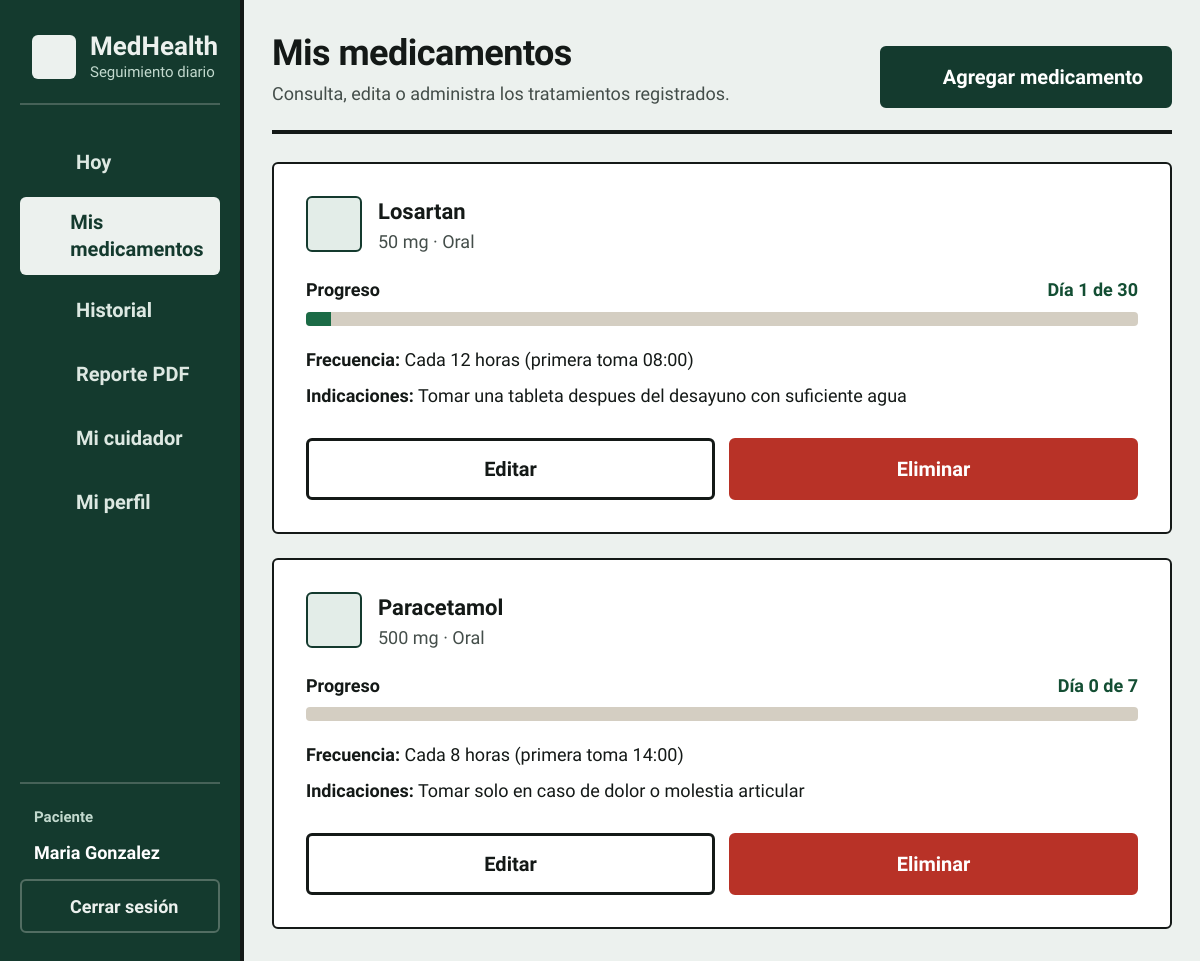
/views/medicamentos.php (signed in), run on the app's committed database.
### tables this page shows
CREATE TABLE IF NOT EXISTS medicamentos (
    id_medicamento INT UNSIGNED AUTO_INCREMENT PRIMARY KEY,
    id_receta INT UNSIGNED NOT NULL,
    nombre VARCHAR(150) NOT NULL,
    dosis VARCHAR(100) NOT NULL,
    frecuencia_horas INT NOT NULL,
    duracion_dias INT NOT NULL,
    hora_inicio TIME NOT NULL,
    via_administracion VARCHAR(50) NOT NULL,
    indicaciones TEXT NULL,
    CONSTRAINT fk_medicamentos_receta
        FOREIGN KEY (id_receta) REFERENCES recetas(id_receta)
        ON DELETE CASCADE ON UPDATE CASCADE
);

CREATE TABLE IF NOT EXISTS pacientes (
    id_paciente INT UNSIGNED AUTO_INCREMENT PRIMARY KEY,
    id_usuario INT UNSIGNED NOT NULL UNIQUE,
    nombre VARCHAR(100) NOT NULL,
    apellido_paterno VARCHAR(100) NOT NULL,
    apellido_materno VARCHAR(100) NULL,
    telefono VARCHAR(20) NULL,
    CONSTRAINT fk_pacientes_usuario
        FOREIGN KEY (id_usuario) REFERENCES usuarios(id_usuario)
        ON DELETE CASCADE ON UPDATE CASCADE
);

### includes/auth.php (called while the page is built, shortened)
<?php
include_once __DIR__ . '/../models/Paciente.php';
include_once __DIR__ . '/icons.php';
function obtenerPacienteActual(PDO $db): ?array {
    $paciente = new Paciente($db);
    $paciente->id_usuario = $_SESSION['id_usuario'];
    $stmt = $paciente->leerPorUsuario();
    $row = $stmt->fetch(PDO::FETCH_ASSOC);
    return $row ? $row : null;
}
function obtenerIdPacienteActual(PDO $db): int {
    $row = obtenerPacienteActual($db);
    return $row ? (int) $row['id_paciente'] : 0;
}
function obtenerNombreUsuarioActual(?PDO $db = null): string {
    if (!empty($_SESSION['nombre_usuario'])) {
        return (string) $_SESSION['nombre_usuario'];
    }
    return !empty($_SESSION['correo']) ? (string) $_SESSION['correo'] : 'Usuario';
}
?>

### models/Paciente.php (called while the page is built, shortened)
<?php
class Paciente {
    private $conn;
    private $table_name = "pacientes";
    public $id_usuario;
    public function __construct($db) {
        $this->conn = $db;
    }
    public function leerPorUsuario() {
        $query = "SELECT p.*, u.correo
                  FROM " . $this->table_name . " p
                  JOIN usuarios u ON p.id_usuario = u.id_usuario
                  WHERE p.id_usuario = ?
                  LIMIT 0,1";
        $stmt = $this->conn->prepare($query);
        $stmt->bindParam(1, $this->id_usuario);
        $stmt->execute();
        return $stmt;
    }
}
?>

### models/Medicamento.php (called while the page is built, shortened)
<?php
class Medicamento {
    private $conn;
    private $table_name = "medicamentos";
    public function __construct($db) {
        $this->conn = $db;
    }
    public function leerPorPaciente($id_paciente) {
        $query = "SELECT m.* FROM " . $this->table_name . " m
                  JOIN recetas r ON m.id_receta = r.id_receta
                  WHERE r.id_paciente = ?";
        $stmt = $this->conn->prepare($query);
        $stmt->bindParam(1, $id_paciente);
        $stmt->execute();
        return $stmt;
    }
}
?>

### models/HistorialToma.php (called while the page is built, shortened)
<?php
class HistorialToma {
    private $conn;
    private $table_name = "historial_tomas";
    public function __construct($db) {
        $this->conn = $db;
    }
    public function contarDiasTomadosPorPaciente(int $id_paciente): array {
        $query = "SELECT h.id_medicamento, COUNT(DISTINCT DATE(h.fecha_hora)) AS dias_tomados
                  FROM " . $this->table_name . " h
                  JOIN medicamentos m ON h.id_medicamento = m.id_medicamento
                  JOIN recetas r ON m.id_receta = r.id_receta
                  WHERE r.id_paciente = :id_paciente
                    AND h.estado = 'tomado'
                  GROUP BY h.id_medicamento";
        $stmt = $this->conn->prepare($query);
        $stmt->bindParam(":id_paciente", $id_paciente, PDO::PARAM_INT);
        $stmt->execute();
        $conteos = [];
        while ($row = $stmt->fetch(PDO::FETCH_ASSOC)) {
            $conteos[(int) $row['id_medicamento']] = (int) $row['dias_tomados'];
        }
        return $conteos;
    }
}
?>

### views/medicamentos.php (the view, shortened to what this page needs)
<?php
include_once __DIR__ . '/../includes/auth.php';
include_once __DIR__ . '/../models/Medicamento.php';
include_once __DIR__ . '/../models/HistorialToma.php';
$database = new Database();
$db = $database->getConnection();
$id_paciente = obtenerIdPacienteActual($db);
$medicamentoModel = new Medicamento($db);
$stmt_meds = $medicamentoModel->leerPorPaciente($id_paciente);
$num_meds = $stmt_meds->rowCount();
$historialModel = new HistorialToma($db);
$diasTomadosMap = ($id_paciente > 0) ? $historialModel->contarDiasTomadosPorPaciente($id_paciente) : [];
$activePage = 'medicamentos';
?>
<!DOCTYPE html>
<html lang="es">
<head>
    <link rel="stylesheet" href="../assets/css/medhealth.css">
</head>
<body>
    <?php include __DIR__ . '/../includes/navbar.php'; ?>
    <header class="page-header">
        <div class="page-header-text">
            <h1>Mis medicamentos</h1>
            <p class="cuerpo text-muted">Consulta, edita o administra los tratamientos registrados.</p>
        </div>
        <a href="agregar_medicamento.php" class="btn btn-primario">
            <?php echo medhealthIcon('plus', 24); ?>
            <span>Agregar medicamento</span>
        </a>
    </header>
    <?php if ($num_meds > 0): ?>
        <section class="meds-grid-2" aria-label="Listado de medicamentos">
            <?php while ($med = $stmt_meds->fetch(PDO::FETCH_ASSOC)): ?>
                <?php
                    $idMed = (int) $med['id_medicamento'];
                    $duracionDias = max(1, (int) $med['duracion_dias']);
                    $diasTomados = min($diasTomadosMap[$idMed] ?? 0, $duracionDias);
                    $porcentaje = min(100, (int) round(($diasTomados / $duracionDias) * 100));
                    $horaInicio = substr((string) ($med['hora_inicio'] ?? ''), 0, 5);
                ?>
                <article class="tarjeta med-catalog-card">
                    <div class="med-catalog-head">
                        <span class="icon-circle icon-circle-64">
                            <?php echo medhealthIcon('pill', 30); ?>
                        </span>
                        <div>
                            <h2 class="cuerpo-grande-bold"><?php echo htmlspecialchars($med['nombre']); ?></h2>
                            <p class="cuerpo text-muted">
                                <?php echo htmlspecialchars($med['dosis'] . ' · ' . $med['via_administracion']); ?>
                            </p>
                        </div>
                    </div>
                    <div class="progreso-bloque">
                        <div style="display: flex; justify-content: space-between; align-items: center; gap: 12px;">
                            <span class="cuerpo-bold">Progreso</span>
                            <span class="cuerpo-bold" style="color: var(--acento-700);">
                                Día <?php echo $diasTomados; ?> de <?php echo $duracionDias; ?>
                            </span>
                        </div>
                        <div class="progreso-pista" role="progressbar" aria-valuenow="<?php echo $porcentaje; ?>" aria-valuemin="0" aria-valuemax="100" aria-label="Avance de tratamiento">
                            <div class="progreso-avance" style="width: <?php echo $porcentaje; ?>%;"></div>
                        </div>
                    </div>
                    <div style="display: flex; flex-direction: column; gap: 8px;">
                        <p class="cuerpo">
                            <strong>Frecuencia:</strong> Cada <?php echo (int) $med['frecuencia_horas']; ?> horas
                            <?php if ($horaInicio !== ''): ?>
                                (primera toma <?php echo htmlspecialchars($horaInicio); ?>)
                            <?php endif; ?>
                        </p>
                        <p class="cuerpo">
                            <strong>Indicaciones:</strong> <?php echo htmlspecialchars($med['indicaciones']); ?>
                        </p>
                    </div>
                    <div class="form-actions-row">
                        <a href="editar_medicamento.php?id=<?php echo $idMed; ?>" class="btn btn-secundario">Editar</a>
                        <button type="button"
                                class="btn btn-peligro js-open-delete"
                                data-med-id="<?php echo $idMed; ?>"
                                data-med-name="<?php echo htmlspecialchars(htmlspecialchars_decode((string) $med['nombre'], ENT_QUOTES), ENT_QUOTES, 'UTF-8'); ?>">
                            Eliminar
                        </button>
                    </div>
                </article>
            <?php endwhile; ?>
        </section>
    <?php endif; ?>
    <?php include __DIR__ . '/../includes/footer.php'; ?>
</body>
</html>

### includes/navbar.php
<?php
$activePage = $activePage ?? '';
$nombreUsuarioSidebar = obtenerNombreUsuarioActual($db ?? null);
$menuItems = [
    ['id' => 'hoy', 'label' => 'Hoy', 'href' => 'dashboard.php', 'icon' => 'home'],
    ['id' => 'medicamentos', 'label' => 'Mis medicamentos', 'href' => 'medicamentos.php', 'icon' => 'pill'],
    ['id' => 'historial', 'label' => 'Historial', 'href' => 'historial.php', 'icon' => 'clock'],
    ['id' => 'reporte', 'label' => 'Reporte PDF', 'href' => 'reporte.php', 'icon' => 'file-text'],
    ['id' => 'cuidador', 'label' => 'Mi cuidador', 'href' => 'perfil_cuidador.php', 'icon' => 'heart'],
    ['id' => 'perfil', 'label' => 'Mi perfil', 'href' => 'perfil.php', 'icon' => 'user'],
];
?>
<div class="app-shell">
    <aside class="sidebar" aria-label="Menú principal">
        <div class="sidebar-top">
            <a href="dashboard.php" class="sidebar-logo">
                <span class="sidebar-logo-badge">
                    <?php echo medhealthIcon('pill', 26); ?>
                </span>
                <span>
                    MedHealth
                    <small>Seguimiento diario</small>
                </span>
            </a>
            <nav class="sidebar-nav">
                <?php foreach ($menuItems as $item): ?>
                    <?php $isActive = ($activePage === $item['id']); ?>
                    <a href="<?php echo $item['href']; ?>"
                       class="sidebar-item<?php echo $isActive ? ' active' : ''; ?>"
                       <?php echo $isActive ? 'aria-current="page"' : ''; ?>>
                        <?php echo medhealthIcon($item['icon'], 26); ?>
                        <span><?php echo htmlspecialchars($item['label']); ?></span>
                    </a>
                <?php endforeach; ?>
            </nav>
        </div>
        <div class="sidebar-footer">
            <span class="sidebar-user-label">Paciente</span>
            <div class="sidebar-user">
                <?php echo htmlspecialchars($nombreUsuarioSidebar); ?>
            </div>
            <a href="../controllers/logout.php" class="sidebar-logout">
                <?php echo medhealthIcon('log-out', 22); ?>
                <span>Cerrar sesión</span>
            </a>
        </div>
    </aside>
    <main class="app-main">

### includes/icons.php
<?php
function medhealthIcon(string $name, int $size = 24, string $class = ''): string {
    $paths = [
        'pill' => '<path d="m10.5 20.5 10-10a4.95 4.95 0 1 0-7-7l-10 10a4.95 4.95 0 1 0 7 7Z"/><path d="m8.5 8.5 7 7"/>',
        'home' => '<path d="m3 9 9-7 9 7v11a2 2 0 0 1-2 2H5a2 2 0 0 1-2-2z"/><polyline points="9 22 9 12 15 12 15 22"/>',
        'clock' => '<circle cx="12" cy="12" r="10"/><polyline points="12 6 12 12 16 14"/>',
        'file-text' => '<path d="M14.5 2H6a2 2 0 0 0-2 2v16a2 2 0 0 0 2 2h12a2 2 0 0 0 2-2V7.5L14.5 2z"/><polyline points="14 2 14 8 20 8"/><line x1="16" x2="8" y1="13" y2="13"/><line x1="16" x2="8" y1="17" y2="17"/><line x1="10" x2="8" y1="9" y2="9"/>',
        'heart' => '<path d="M19 14c1.49-1.46 3-3.21 3-5.5A5.5 5.5 0 0 0 16.5 3c-1.76 0-3 .5-4.5 2-1.5-1.5-2.74-2-4.5-2A5.5 5.5 0 0 0 2 8.5c0 2.3 1.5 4.05 3 5.5l7 7Z"/>',
        'user' => '<path d="M19 21v-2a4 4 0 0 0-4-4H9a4 4 0 0 0-4 4v2"/><circle cx="12" cy="7" r="4"/>',
        'plus' => '<path d="M5 12h14"/><path d="M12 5v14"/>',
        'alert-triangle' => '<path d="m21.73 18-8-14a2 2 0 0 0-3.48 0l-8 14A2 2 0 0 0 4 21h16a2 2 0 0 0 1.73-3Z"/><line x1="12" x2="12" y1="9" y2="13"/><line x1="12" x2="12.01" y1="17" y2="17"/>',
        'check' => '<polyline points="20 6 9 17 4 12"/>',
        'x' => '<path d="M18 6 6 18"/><path d="m6 6 12 12"/>',
        'chevron-left' => '<path d="m15 18-6-6 6-6"/>',
        'chevron-right' => '<path d="m9 18 6-6-6-6"/>',
        'chevron-down' => '<path d="m6 9 6 6 6-6"/>',
        'search' => '<circle cx="11" cy="11" r="8"/><path d="m21 21-4.3-4.3"/>',
        'phone' => '<path d="M22 16.92v3a2 2 0 0 1-2.18 2 19.79 19.79 0 0 1-8.63-3.07 19.5 19.5 0 0 1-6-6 19.79 19.79 0 0 1-3.07-8.67A2 2 0 0 1 4.11 2h3a2 2 0 0 1 2 1.72 12.84 12.84 0 0 0 .7 2.81 2 2 0 0 1-.45 2.11L8.09 9.91a16 16 0 0 0 6 6l1.27-1.27a2 2 0 0 1 2.11-.45 12.84 12.84 0 0 0 2.81.7A2 2 0 0 1 22 16.92z"/>',
        'lock' => '<rect width="18" height="11" x="3" y="11" rx="2" ry="2"/><path d="M7 11V7a5 5 0 0 1 10 0v4"/>',
        'mail' => '<rect width="20" height="16" x="2" y="4" rx="2"/><path d="m22 7-8.97 5.7a1.94 1.94 0 0 1-2.06 0L2 7"/>',
        'log-out' => '<path d="M9 21H5a2 2 0 0 1-2-2V5a2 2 0 0 1 2-2h4"/><polyline points="16 17 21 12 16 7"/><line x1="21" x2="9" y1="12" y2="12"/>'
    ];
    $inner = $paths[$name] ?? '';
    $classAttr = $class !== '' ? ' class="' . htmlspecialchars($class) . '"' : '';
    return '<svg xmlns="http://www.w3.org/2000/svg" width="' . (int) $size . '" height="' . (int) $size . '" viewBox="0 0 24 24" fill="none" stroke="currentColor" stroke-width="2" stroke-linecap="round" stroke-linejoin="round" aria-hidden="true"' . $classAttr . '>' . $inner . '</svg>';
}
?>

### includes/footer.php (shortened to what this page needs)
    </main>
</div>

### data on the page
medicamentos: nombre "Losartan", dosis+via_administracion "50 mg · Oral", duracion_dias "30", $porcentaje 3 (drawn), frecuencia_horas "12", hora_inicio "08:00", indicaciones "Tomar una tableta despues del desayuno con suficiente agua"
pacientes: id_paciente "1"
medicamentos: $size 30 (drawn), nombre "Paracetamol", dosis+via_administracion "500 mg · Oral", diasTomados "0", duracion_dias "7", frecuencia_horas "8", hora_inicio "14:00", indicaciones "Tomar solo en caso de dolor o molestia articular"

### other printed values
$item['label'] "Hoy"
$item['label'] "Mis medicamentos"
$item['label'] "Historial"
$item['label'] "Reporte PDF"
$item['label'] "Mi cuidador"
$item['label'] "Mi perfil"
$nombreUsuarioSidebar "Maria Gonzalez"
